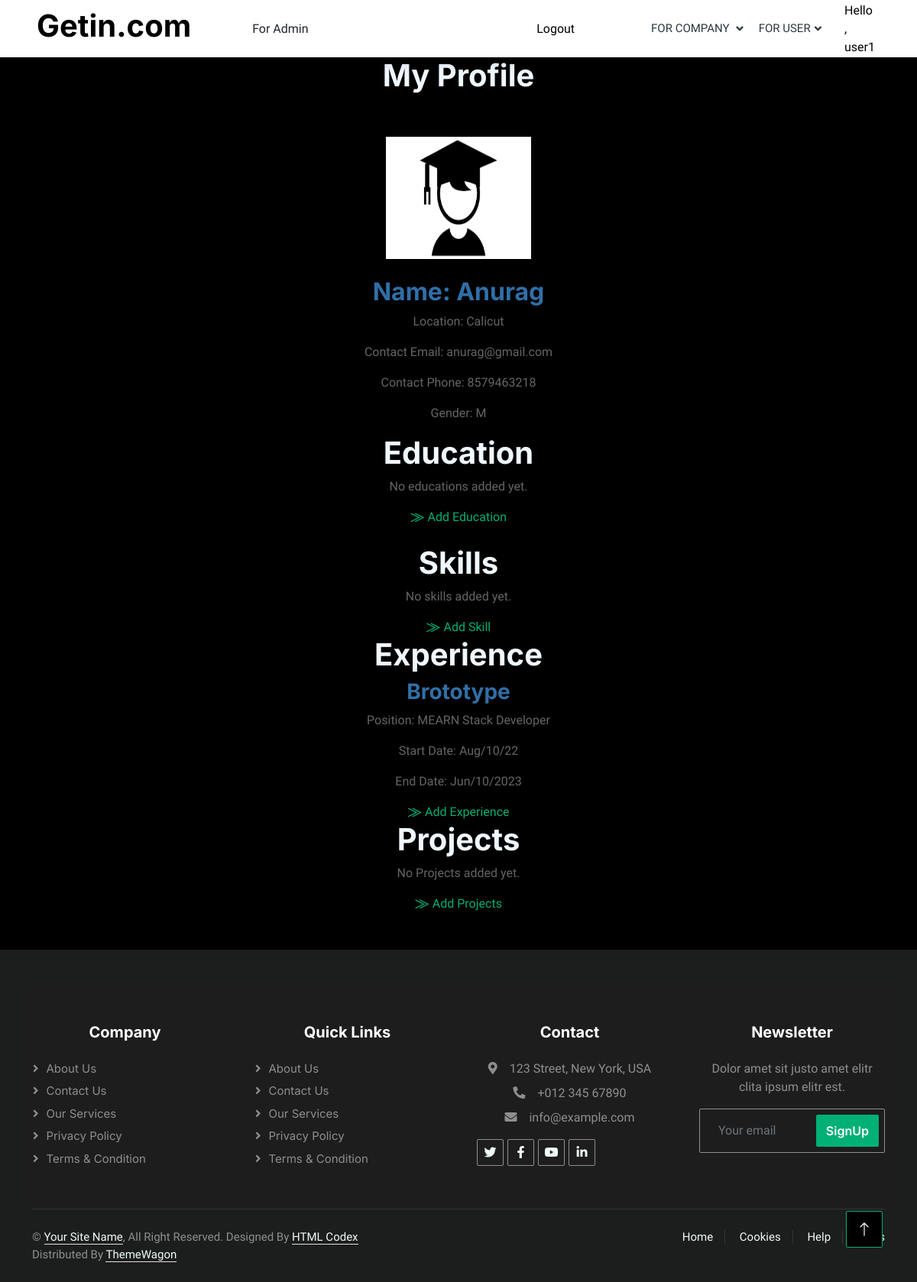
Before: /user_profile_details/3/ (signed in) with the older database file.
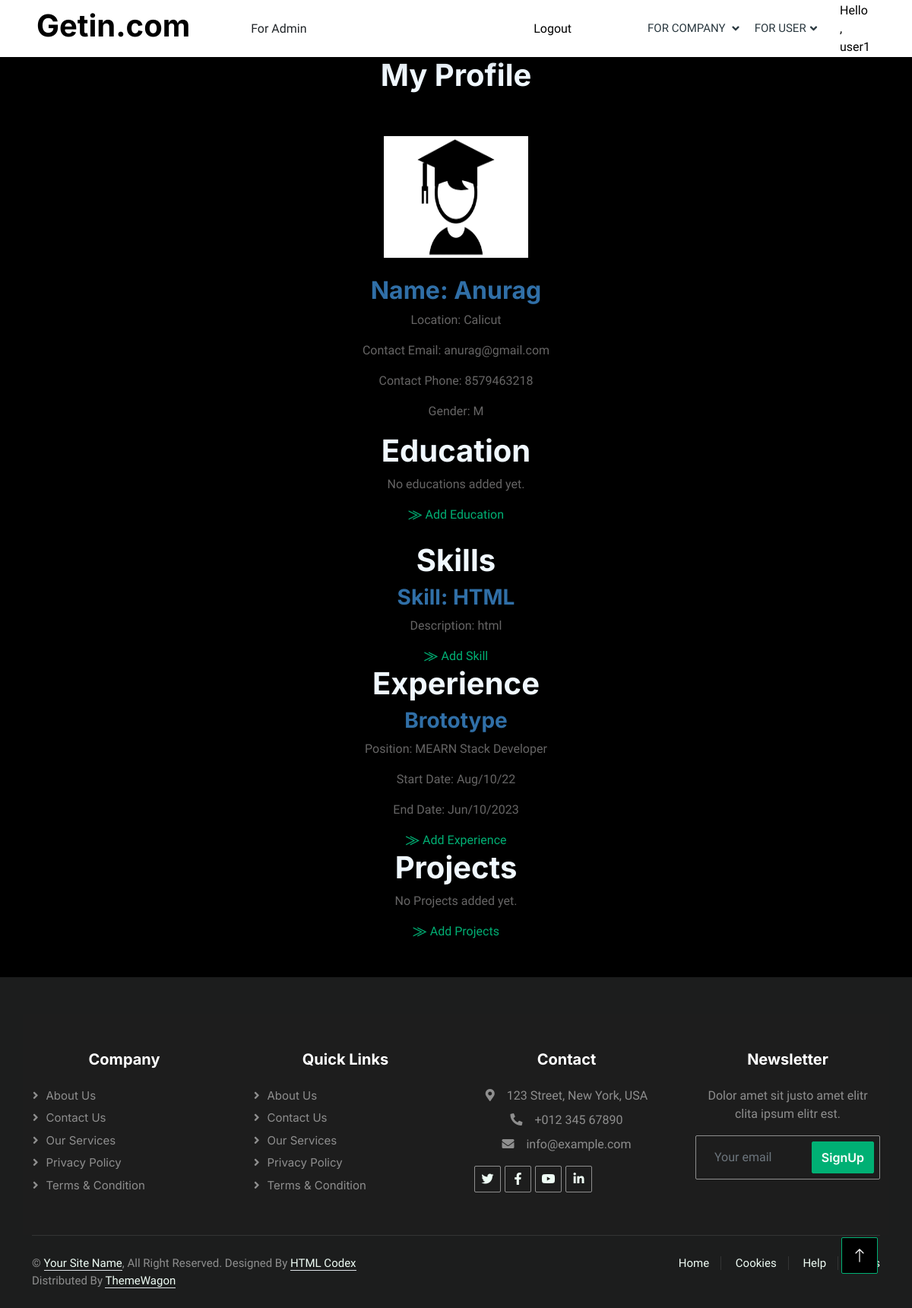
After: the same page with the newer database file.
### user/models.py (models this page shows, shortened)
class AddExperience(models.Model):
    user = models.ForeignKey(User,on_delete=models.CASCADE)
    company_name = models.CharField(max_length=100,null=True)
    position = models.CharField(max_length=100,null=True)
    start_date = models.CharField(max_length=100,null=True)
    end_date = models.CharField(max_length=100,null=True)

class AddSkills(models.Model):
    user = models.ForeignKey(User,on_delete=models.CASCADE)
    skill_name = models.CharField(max_length=100)
    description = models.TextField(blank=True)

### user/decorators.py (the view)
    def wrappeer(request,*args,**kwargs):
        if not request.user.is_authenticated:
            return redirect('user_login')
        else:
            if request.user.role != 'USER':
                return render(request, "unauthorized.html")
        return function(request,*args,**kwargs)

### user/views.py (called while the page is built)
@user_login_required
def user_profile_details(request,id):
    profile_details = UserProfile.objects.get(id=id)
    add_education = AddEducation.objects.filter(user=profile_details.user)
    add_skill = AddSkills.objects.filter(user=profile_details.user)
    add_experience = AddExperience.objects.filter(user=profile_details.user)
    add_projects = AddProject.objects.filter(user=profile_details.user)
    context = {
        'profileview':profile_details,
        'education_list': add_education,
        'skill_list': add_skill,
        'experience_list': add_experience,
        'project_list': add_projects,
    }
    return render(request,'user/user_profile_details.html',context)

### templates/user/user_profile_details.html (shortened to what this page needs)
{% extends 'base.html' %}
{% block content %}
<div class="container">
<h1 style="color: aliceblue; text-decoration: double;">My Profile</h1><br><br>
{% if profileview.profile_image %}
        <img style="width: 190 ;height: 160;" src="{{ profileview.profile_image.url }}" alt="Profile Image">
    {% else %}
        <p>No profile image available</p>
    {% endif %}
<br><br>
{% if profileview %}
    <h2 style="color: rgb(48, 111, 167);">Name: {{ profileview.name }}</h2>
    <p>Location: {{ profileview.location }}</p>
    <p>Contact Email: {{ profileview.cont_email }}</p>
    <p>Contact Phone: {{ profileview.cont_phone }}</p>
    <p>Gender: {{ profileview.gender }}</p>
{% else %}
    <p>User profile not found.</p>
{% endif %}
</div>
<div class="container">
    <h1 style="color: aliceblue;">Education</h1>
    {% for add_education in education_list %}
      <div>
        <h3 style="color: rgb(48, 111, 167);">Name of College: {{ add_education.name_of_college }}</h3>
        <p>Passout Year: {{ add_education.passout_year }}</p>
        <p>Subject: {{ add_education.subject }}</p>
      </div>
    {% empty %}
      <p>No educations added yet.</p>
    {% endfor %}
    <a href="{% url 'add_education' %}">⨠ Add Education</a><br><br>
  </div>
<div class="container">
  <h1 style="color: aliceblue;">Skills</h1>
    {% for add_skill in skill_list %}
      <div>
        <h3 style="color: rgb(48, 111, 167);"> Skill: {{ add_skill.skill_name }}</h3>
        <p>Description: {{ add_skill.description }}</p>
      </div>
    {% empty %}
      <p>No skills added yet.</p>
    {% endfor %}
    <a href="{% url 'add_skill' %}">⨠ Add Skill</a>
  </div>
<div class="container">
  <h1 style="color: aliceblue;">Experience</h1>
    {% for add_experience in experience_list %}
      <div>
        <h3 style="color: rgb(48, 111, 167);">{{ add_experience.company_name }}</h3>
        <p>Position: {{ add_experience.position }}</p>
        <p>Start Date: {{ add_experience.start_date }}</p>
        <p>End Date: {{ add_experience.end_date }}</p>
      </div>
    {% empty %}
      <p>No Experiences added yet.</p>
    {% endfor %}
    <a href="{% url 'add_experience' %}">⨠ Add Experience</a>
  </div>
<div class="container">
  <h1 style="color: aliceblue;">Projects</h1>
    {% for add_projects in project_list %}
      <div>
        <h3 style="color: rgb(48, 111, 167);">Title: {{ add_projects.title }}</h3>
        <p>Description: {{ add_projects.description }}</p>
      </div>
    {% empty %}
      <p>No Projects added yet.</p>
    {% endfor %}
    <a href="{% url 'add_projects' %}">⨠ Add Projects</a>
  </div>
{% endblock %}

Changed rows visible on the page:
added AddSkills: skill_name "HTML", description "html"
Other visible differences:
text no longer shown: "No skills added yet."
